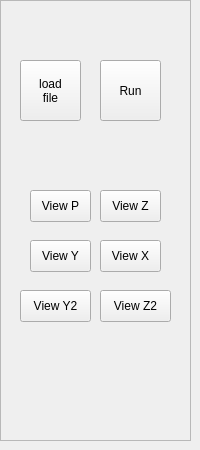
    <widget class="QWidget" name="page_auto">
     <widget class="QFrame" name="frame_auto">
      <property name="geometry">
       <rect>
        <x>0</x>
        <y>0</y>
        <width>191</width>
        <height>441</height>
       </rect>
      </property>
      <property name="styleSheet">
       <string notr="true"/>
      </property>
      <property name="frameShape">
       <enum>QFrame::StyledPanel</enum>
      </property>
      <property name="frameShadow">
       <enum>QFrame::Raised</enum>
      </property>
      <widget class="Lcnc_ActionButton" name="actionbutton_load">
       <property name="geometry">
        <rect>
         <x>20</x>
         <y>60</y>
         <width>61</width>
         <height>61</height>
        </rect>
       </property>
       <property name="text">
        <string>load
file</string>
       </property>
       <property name="estop_action" stdset="0">
        <bool>false</bool>
       </property>
       <property name="load_dialog_action" stdset="0">
        <bool>true</bool>
       </property>
      </widget>
      <widget class="Lcnc_ActionButton" name="lcnc_actionbutton_4">
       <property name="geometry">
        <rect>
         <x>100</x>
         <y>60</y>
         <width>61</width>
         <height>61</height>
        </rect>
       </property>
       <property name="text">
        <string>Run</string>
       </property>
       <property name="estop_action" stdset="0">
        <bool>false</bool>
       </property>
       <property name="run_action" stdset="0">
        <bool>true</bool>
       </property>
      </widget>
      <widget class="Lcnc_ActionButton" name="lcnc_actionbutton_19">
       <property name="geometry">
        <rect>
         <x>30</x>
         <y>190</y>
         <width>61</width>
         <height>32</height>
        </rect>
       </property>
       <property name="text">
        <string>View P</string>
       </property>
       <property name="view_change_action" stdset="0">
        <bool>true</bool>
       </property>
      </widget>
      <widget class="Lcnc_ActionButton" name="lcnc_actionbutton_20">
       <property name="geometry">
        <rect>
         <x>100</x>
         <y>190</y>
         <width>61</width>
         <height>32</height>
        </rect>
       </property>
       <property name="text">
        <string>View Z</string>
       </property>
       <property name="view_change_action" stdset="0">
        <bool>true</bool>
       </property>
       <property name="view_type_string" stdset="0">
        <string>z</string>
       </property>
      </widget>
      <widget class="Lcnc_ActionButton" name="lcnc_actionbutton_21">
       <property name="geometry">
        <rect>
         <x>30</x>
         <y>240</y>
         <width>61</width>
         <height>32</height>
        </rect>
       </property>
       <property name="text">
        <string>View Y</string>
       </property>
       <property name="view_change_action" stdset="0">
        <bool>true</bool>
       </property>
       <property name="view_type_string" stdset="0">
        <string>y</string>
       </property>
      </widget>
      <widget class="Lcnc_ActionButton" name="lcnc_actionbutton_22">
       <property name="geometry">
        <rect>
         <x>100</x>
         <y>240</y>
         <width>61</width>
         <height>32</height>
        </rect>
       </property>
       <property name="text">
        <string>View X</string>
       </property>
       <property name="view_change_action" stdset="0">
        <bool>true</bool>
       </property>
       <property name="view_type_string" stdset="0">
        <string>x</string>
       </property>
      </widget>
      <widget class="Lcnc_ActionButton" name="lcnc_actionbutton_23">
       <property name="geometry">
        <rect>
         <x>20</x>
         <y>290</y>
         <width>71</width>
         <height>32</height>
        </rect>
       </property>
       <property name="text">
        <string>View Y2</string>
       </property>
       <property name="view_change_action" stdset="0">
        <bool>true</bool>
       </property>
       <property name="view_type_string" stdset="0">
        <string>y2</string>
       </property>
      </widget>
      <widget class="Lcnc_ActionButton" name="lcnc_actionbutton_24">
       <property name="geometry">
        <rect>
         <x>100</x>
         <y>290</y>
         <width>71</width>
         <height>32</height>
        </rect>
       </property>
       <property name="text">
        <string>View Z2</string>
       </property>
       <property name="view_change_action" stdset="0">
        <bool>true</bool>
       </property>
       <property name="view_type_string" stdset="0">
        <string>z2</string>
       </property>
      </widget>
     </widget>
    </widget>
